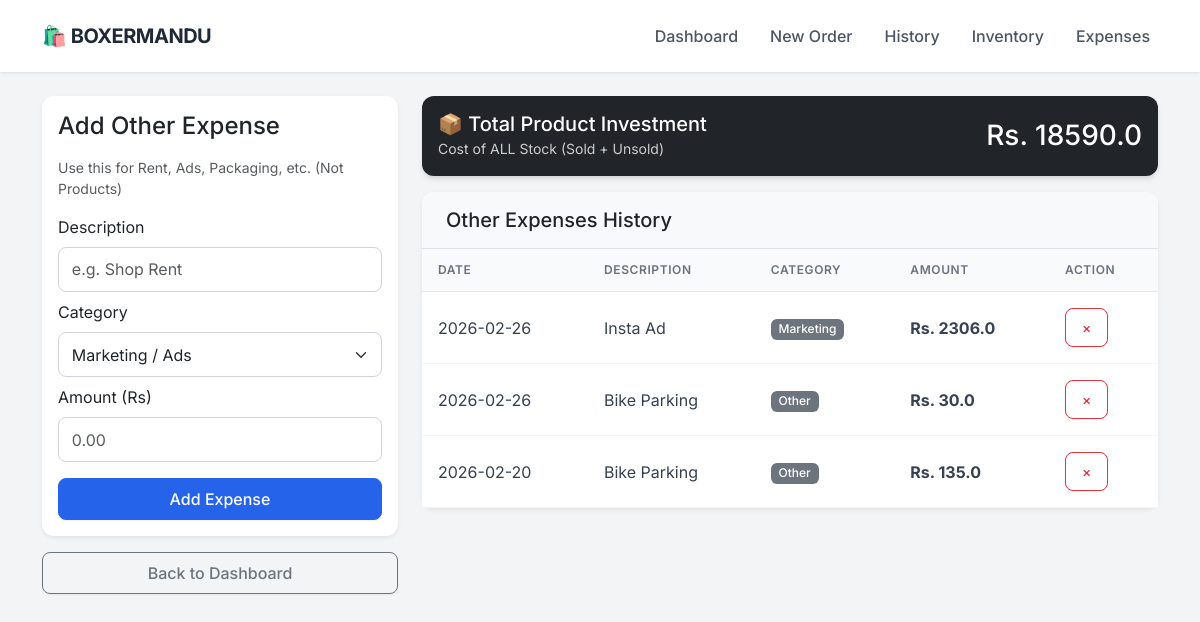
/expenses, run on the app's committed database.
### app.py (models this page shows)
class Expense(db.Model):
    id = db.Column(db.Integer, primary_key=True)
    description = db.Column(db.String(100), nullable=False)
    category = db.Column(db.String(50), nullable=False) # e.g. Rent, Marketing, Packaging
    amount = db.Column(db.Float, nullable=False)
    date = db.Column(db.DateTime, default=datetime.utcnow)

### app.py (the view, shortened to what this page needs)
@app.route('/expenses', methods=['GET', 'POST'])
def expenses():
    all_expenses = Expense.query.order_by(Expense.date.desc()).all()
    inventory_value = 0
    products = Product.query.all()
    for p in products:
        inventory_value += (p.stock * p.cost_price)
    sold_cost = 0
    order_items = OrderItem.query.all()
    for item in order_items:
        product = Product.query.get(item.product_id)
        if product:
            sold_cost += (item.quantity * product.cost_price)
    total_product_expense = inventory_value + sold_cost
    return render_template('expenses.html',
                           expenses=all_expenses,
                           product_expense=total_product_expense)

### templates/expenses.html (shortened to what this page needs)
{% extends "layout.html" %}
{% block content %}
<div class="row">
    <div class="col-md-4">
        <div class="card p-3 mb-3 shadow-sm">
            <h4 class="mb-3">Add Other Expense</h4>
            <p class="text-muted small">Use this for Rent, Ads, Packaging, etc. (Not Products)</p>
            <form method="POST">
                <label class="form-label">Description</label>
                <input type="text" name="description" class="form-control mb-2" placeholder="e.g. Shop Rent" required>
                <label class="form-label">Category</label>
                <select name="category" class="form-select mb-2">
                    <option value="Marketing">Marketing / Ads</option>
                </select>
                <label class="form-label">Amount (Rs)</label>
                <input type="number" name="amount" step="0.01" class="form-control mb-3" placeholder="0.00" required>
                <button type="submit" class="btn btn-primary w-100">Add Expense</button>
            </form>
        </div>
        <a href="/" class="btn btn-outline-secondary w-100">Back to Dashboard</a>
    </div>
    <div class="col-md-8">
        <div class="card text-white bg-dark mb-3">
            <div class="card-body d-flex justify-content-between align-items-center">
                <div>
                    <h5 class="mb-0">📦 Total Product Investment</h5>
                    <small style="color: #ccc;">Cost of ALL Stock (Sold + Unsold)</small>
                </div>
                <h3 class="mb-0">Rs. {{ product_expense }}</h3>
            </div>
        </div>
        <div class="card shadow-sm">
            <div class="card-header bg-light border-bottom">
                <h5 class="mb-0">Other Expenses History</h5>
            </div>
            <div class="table-responsive">
                <table class="table table-hover mb-0 align-middle">
                    <thead class="table-light">
                        <tr>
                            <th>Date</th>
                            <th>Description</th>
                            <th>Category</th>
                            <th>Amount</th>
                            <th>Action</th>
                        </tr>
                    </thead>
                    <tbody>
                        {% for exp in expenses %}
                        <tr>
                            <td>{{ exp.date.strftime('%Y-%m-%d') }}</td>
                            <td>{{ exp.description }}</td>
                            <td><span class="badge bg-secondary">{{ exp.category }}</span></td>
                            <td class="fw-bold">Rs. {{ exp.amount }}</td>
                            <td>
                                <a href="/delete_expense/{{ exp.id }}" class="btn btn-sm btn-outline-danger" onclick="return confirm('Delete this expense?')">×</a>
                            </td>
                        </tr>
                        {% else %}
                        <tr>
                            <td colspan="5" class="text-center text-muted py-4">No other expenses added yet.</td>
                        </tr>
                        {% endfor %}
                    </tbody>
                </table>
            </div>
        </div>
    </div>
</div>
{% endblock %}

### templates/layout.html (style rules this page uses)
:root { --primary-color: #2563eb; --bg-color: #f3f4f6; --text-dark: #1f2937; --card-shadow: 0 4px 6px -1px rgba(0, 0, 0, 0.1), 0 2px 4px -1px rgba(0, 0, 0, 0.06); }
body { font-family: 'Inter', sans-serif; background-color: var(--bg-color); color: var(--text-dark); }
.card { border: none; border-radius: 12px; box-shadow: var(--card-shadow); background: #ffffff; transition: transform 0.2s; }
.card-header { background-color: #ffffff; border-bottom: 1px solid #f3f4f6; font-weight: 600; padding: 1rem 1.5rem; border-radius: 12px 12px 0 0 !important; }
.btn { border-radius: 8px; font-weight: 500; padding: 0.5rem 1rem; box-shadow: 0 1px 2px 0 rgba(0, 0, 0, 0.05); }
.btn-primary { background-color: var(--primary-color); border-color: var(--primary-color); }
.table { margin-bottom: 0; }
.table thead th { background-color: #f9fafb; color: #6b7280; font-size: 0.75rem; text-transform: uppercase; letter-spacing: 0.05em; font-weight: 600; border-bottom: 1px solid #e5e7eb; padding: 0.75rem 1rem; }
.table tbody td { padding: 1rem 1rem; vertical-align: middle; color: #374151; border-bottom: 1px solid #f3f4f6; }
.badge { padding: 0.35em 0.65em; font-weight: 500; border-radius: 6px; }
.form-control, .form-select { border-radius: 8px; border: 1px solid #d1d5db; padding: 0.6rem 0.8rem; }

### data on the page
Expense: date "2026-02-26", description "Insta Ad", category "Marketing", amount "2306.0"
Expense: date "2026-02-26", description "Bike Parking", category "Other", amount "30.0"
Expense: date "2026-02-20", description "Bike Parking", category "Other", amount "135.0"

### other printed values
{{ product_expense }} "18590.0"
